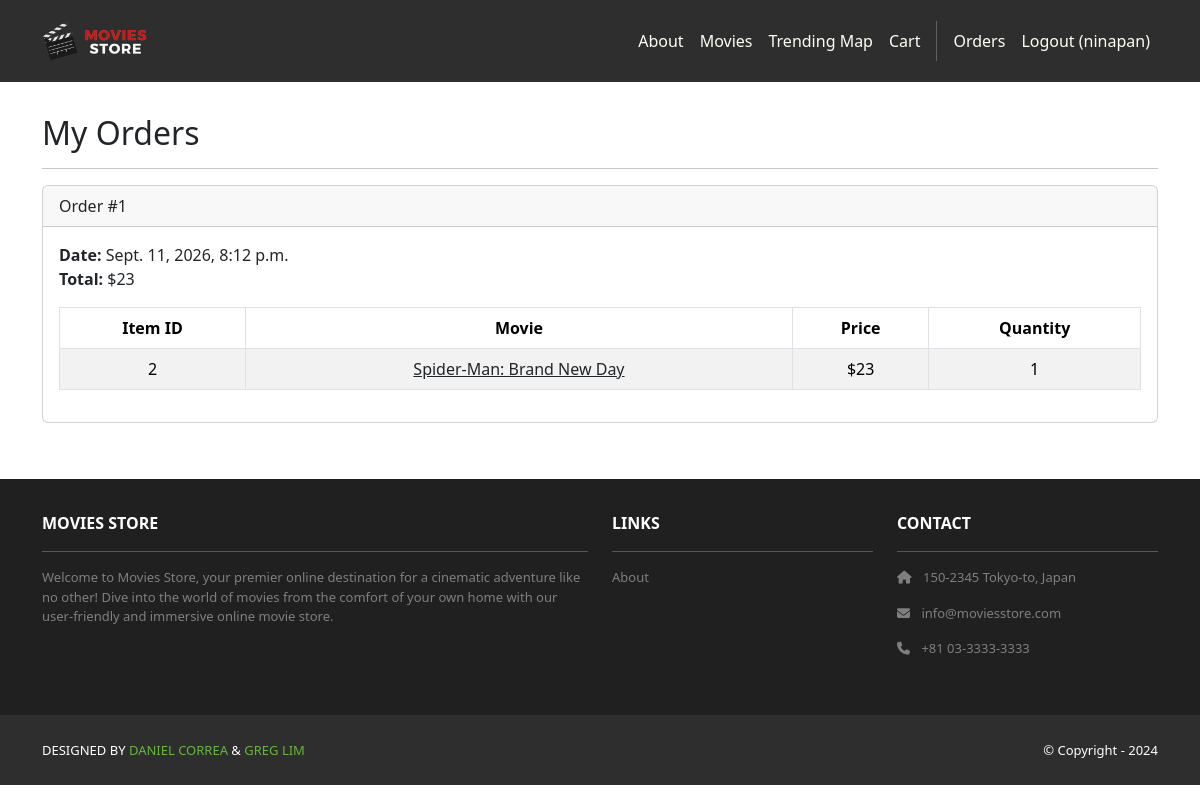
The page /accounts/orders/ (signed in) on the database as committed earlier.
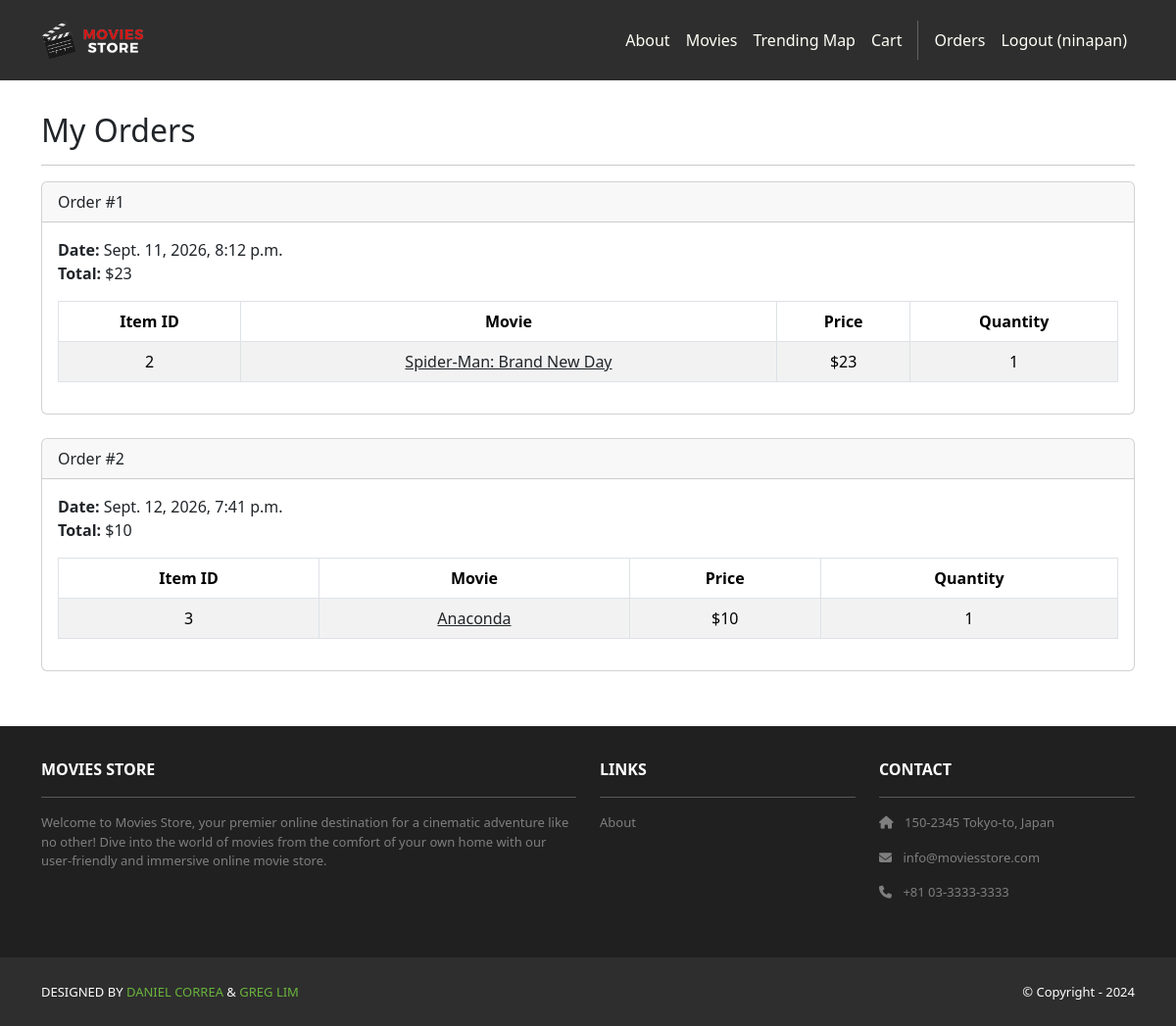
The same page on the database as committed later.
### cart/models.py (models this page shows, shortened)
class Order(models.Model):
    id = models.AutoField(primary_key=True)
    total = models.IntegerField()
    date = models.DateTimeField(auto_now_add=True)
    user = models.ForeignKey(User,
        on_delete=models.CASCADE)
    region = models.CharField(max_length=20,
        choices=REGION_CHOICES, null=True, blank=True)

class Item(models.Model):
    id = models.AutoField(primary_key=True)
    price = models.IntegerField()
    quantity = models.IntegerField()
    order = models.ForeignKey(Order,
        on_delete=models.CASCADE)
    movie = models.ForeignKey(Movie,
        on_delete=models.CASCADE)

### movies/models.py (models this page shows, shortened)
class Movie(models.Model):
    id = models.AutoField(primary_key=True)
    name = models.CharField(max_length=255)
    price = models.IntegerField()
    description = models.TextField()
    image = models.ImageField(upload_to='movie_images/')

### accounts/views.py (the view)
# urls.py: path('orders/', views.orders, name='accounts.orders'),
@login_required
def orders(request):
    template_data = {}
    template_data['title'] = 'Orders'
    template_data['orders'] = request.user.order_set.all()
    return render(request, 'accounts/orders.html',
        {'template_data': template_data})

### accounts/templates/accounts/orders.html
{% extends 'base.html' %}
{% block content %}
<div class="p-3">
  <div class="container">
    <div class="row mt-3">
      <div class="col mx-auto mb-3">
        <h2>My Orders</h2>
        <hr />
        {% for order in template_data.orders %}
        <div class="card mb-4">
          <div class="card-header">
            Order #{{ order.id }}
          </div>
          <div class="card-body">
            <b>Date:</b> {{ order.date }}<br />
            <b>Total:</b> ${{ order.total }}<br />
            <table class="table table-bordered
              table-striped text-center mt-3">
              <thead>
                <tr>
                  <th scope="col">Item ID</th>
                  <th scope="col">Movie</th>
                  <th scope="col">Price</th>
                  <th scope="col">Quantity</th>
                </tr>
              </thead>
              <tbody>
                {% for item in order.item_set.all %}
                <tr>
                  <td>{{ item.movie.id }}</td>
                  <td>
                    <a class="link-dark"
                      href="{% url 'movies.show'
                      id=item.movie.id %}">
                      {{ item.movie.name }}
                    </a>
                  </td>
                  <td>${{ item.movie.price }}</td>
                  <td>{{ item.quantity }}</td>
                </tr>
                {% endfor %}
              </tbody>
            </table>
          </div>
        </div>
        {% endfor %}
      </div>
    </div>
  </div>
</div>
{% endblock content %}

Rows that differ between the two databases and show on the page:
added Order: id "2", date "Sept. 12, 2026, 7:41 p.m.", total "10"
added Item: movie.id "3", movie.name "Anaconda", movie.price "10", quantity "1", shown under "2"
